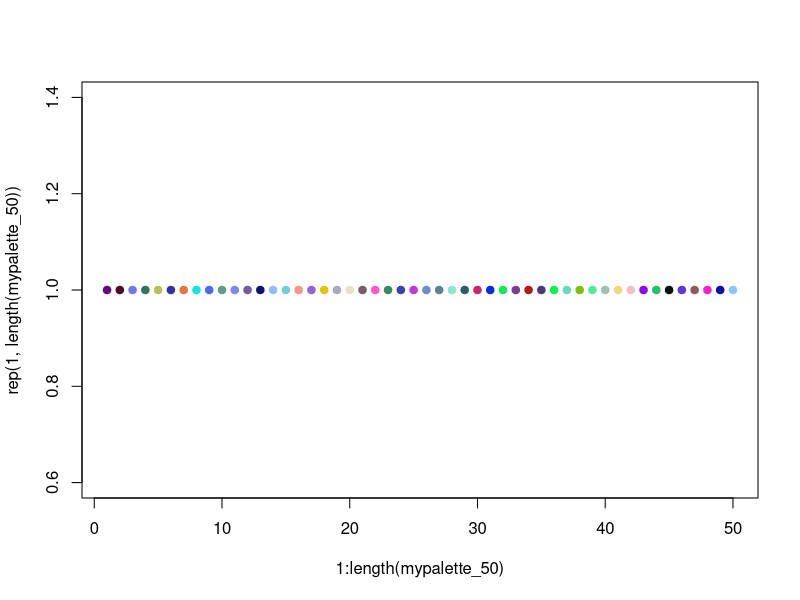

R code for this plot: (Note: this script raises an error after producing the figure.)
#the initial set of metrics

#whole arbor pca metrics
pcawholeMetrics <- c("neuron_name","Soma_Surface_total_sum","N_bifs_total_sum","N_tips_total_sum","Width_total_sum","Height_total_sum","Depth_total_sum","Length_total_sum","EucDistance_avg","EucDistance_max","PathDistance_avg","PathDistance_max","Branch_Order_max","Terminal_degree_avg","Branch_pathlength_avg","Branch_pathlength_max","Contraction_avg","Partition_asymmetry_avg","Bif_ampl_local_avg","Bif_ampl_local_max","Bif_ampl_remote_avg","Bif_ampl_remote_max","Bif_tilt_local_avg","Bif_tilt_local_max","Bif_tilt_remote_avg","Bif_tilt_remote_max","Bif_torque_local_avg", "Bif_torque_local_max","Bif_torque_remote_avg","Bif_torque_remote_max","Helix_max","Fractal_Dim_avg","Fractal_Dim_max")
length(pcawholeMetrics)

#mypalette <- c("magenta","orange","cyan","green","blue","seagreen4","darkorchid","darkcyan","darkmagenta","yellow","black","darkred","violetred4", "pink","darkgreen","darkgrey")
mypalette <- c("red","cyan","orange","black","blue","magenta","green","seagreen4","darkorchid","darkcyan","darkmagenta","yellow","darkred","violetred4", "pink","darkgreen","darkgrey")
alphabets <- c('a','b','c','d','e','f','g','h','i')
zscralphconvers <- c("f","e","a","c","d","b")
rgblim <- 200
rgbrange <- c(0:255)
colors()[c(552,254,26)]
Rcolorchart_100 <- colors()[1:100]
length(Rcolorchart_100)
###test###
test <- c("zero")
test <- append(test, mypalette)
test
mypalette
any(mypalette=="darkred")
#choose 50 random colors after eliminating while shaded ones
mypalette_50 <- c()
cnt <- 50
while(cnt>=1){
  rcol <- sample(0:255, 1)
  gcol <- sample(0:255, 1)
  bcol <- sample(0:255, 1)
  rgbcol <- rgb(rcol, gcol, bcol,maxColorValue=255)
  #make sure that all three rgb values are not >200 at the same time. this will avoid pale white like colors.
  if(rcol>200 & gcol>200 & bcol>200){
    print("skipping color..")
  }else if(!any(mypalette_50==rgbcol)){
    cnt <- cnt - 1
    mypalette_50 <- append(mypalette_50,rgbcol)
  }
}
mypalette_50
plot(x=1:length(mypalette_50),y=rep(1,length(mypalette_50)),pch=19,col=mypalette_50)

mypalette_50 <- colors()[c(76:125, 451:550)]
whitecolgrp <- grep("white",colors())
whitecolgrp
lightcolgrp
probofsampling <- seq(1,50)

sample(76:125, 50, replace=F)
sample(76:125, 50, replace=F, prob=)

colorcode <- function(groupnum, order){
  if(!missing(order))
    colcode <- order
  else
    colcode <- unique(groupnum)
    
  colarr <- c()
  #loop and assign colors to each data point 
  for(i in 1:length(colcode)){
    colarr[groupnum==colcode[i]] <- i
  }
  
  #plot(x=1:16,y=rep(1,16),pch=19,col=mypalette)
  
  unique(colarr)
  return (colarr)
}

alphabetcode <- function(groupnum){
  groupnum <- zscralphconvers[groupnum]
  return(groupnum)
}

  #DendReduced[,"alphclusters"] <- zscralphconvers[DendReduced$classification]
  #alpharr <- c()
  #if(!missing(order)){
    
  #}else
   # for(i in 1:length(groupnum)){
    #  alpharr[groupnum==order[i]] <- i
    #}
  #loop and assign indices to each data point 
  #unique(alpharr)
  #return (alpharr)
#}

#Density function
kde2dplot <- function(d,                # a 2d density computed by kde2D
                      ncol=50,          # the number of colors to use
                      zlim=c(0,max(z)), # limits in z coordinates
                      nlevels=20,       # see option nlevels in contour
                      theta=30,         # see option theta in persp
                      phi=30)           # see option phi in persp
{
  z   <- d$z
  nrz <- nrow(z)
  ncz <- ncol(z)
  
  couleurs  <- tail(topo.colors(trunc(1.4 * ncol)),ncol)
  fcol      <- couleurs[trunc(z/zlim[2]*(ncol-1))+1]
  dim(fcol) <- c(nrz,ncz)
  fcol      <- fcol[-nrz,-ncz]
  
  par(mfrow=c(1,2),mar=c(0.5,0.5,0.5,0.5))
  persp(d,col=fcol,zlim=zlim,theta=theta,phi=phi,zlab="density")
  
  par(mar=c(2,2,2,2))
  image(d,col=couleurs)
  contour(d,add=T,nlevels=nlevels)
  box()
  par(mfrow=c(1,1),mar=c(5.1,4.1,4.1,2.1))
}

#compute distance between two multidimensional vectors
pairwiseMDdist <- function(p,q){
  S <- 0
  for(i in 1:length(p)){
    S <- S +(p[i]-q[i])^2
  }
  dist <- sqrt(S)
  return (dist)
}


editBrainRegionLabels <- function(tmpDf,colname){
  tmpDf[,colname] <- as.character(tmpDf[,colname])
  #replace the groupttl column for brain regions with legend titles
  tmpDf[tmpDf[,colname]== "Control/Hippocampus/Hippocampus" ,colname] <-  "Hippocampus"
  tmpDf[tmpDf[,colname]== "Control/Neocortex/Parietal lobe/Somatosensory" ,colname] <-  "Neocortex/Parietal/S1"
  tmpDf[tmpDf[,colname]== "Control/Neocortex/Parietal lobe/Somatosensory/Barrel" ,colname] <-  "Neocortex/Parietal/S1/Barrel"
  tmpDf[tmpDf[,colname]== "Control/Hippocampus/Hippocampus/CA1" ,colname] <-  "Hippocampus/CA1"
  tmpDf[tmpDf[,colname]== "Control/Neocortex/Parietal lobe/Somatosensory/Others"  ,colname] <-  "Other Neocortex/Parietal/S1"
  tmpDf[tmpDf[,colname]== "Control/Retina/Retina",colname] <-  "Retina"
  tmpDf[tmpDf[,colname]== "Control/Retina/Retina/Ganglion cell layer",colname] <-  "Retina/Ganglion cell layer"
  tmpDf[tmpDf[,colname]== "Control/Hippocampus/Hippocampus/Others",colname] <-  "Other Hippocampus"
  tmpDf[tmpDf[,colname]== "Control/Neocortex/Parietal lobe/Somatosensory/Layer 4",colname] <- "Neocortex/Parietal/S1/L4"
  tmpDf[tmpDf[,colname]== "Control/Olfactory bulb/Olfactory bulb",colname] <-  "Olfactory bulb"
  tmpDf[tmpDf[,colname]== "Control/Neocortex/Parietal lobe/Others",colname] <-"Other Neocortex/Parietal"
  tmpDf[tmpDf[,colname]== "Control/Neocortex/Occipital lobe",colname] <-  "Neocortex/Occipital"
  tmpDf[tmpDf[,colname]== "Control/Neocortex/Frontal lobe/Prefrontal",colname] <-   "Neocortex/Frontal/Prefrontal"
  tmpDf[tmpDf[,colname]== "Control/Neocortex/Frontal lobe/Motor",colname] <- "Neocortex/Frontal/Motor"
  tmpDf[tmpDf[,colname]== "Control/Neocortex/Frontal lobe/Others",colname] <- "Other Neocortex/Frontal"
  tmpDf[tmpDf[,colname]== "Control/Neocortex/Insula",colname] <-  "Neocortex/Insula"
  tmpDf[tmpDf[,colname]== "Control/Neocortex/Others",colname] <-   "Other Neocortex"
  tmpDf[tmpDf[,colname]== "Control/Others",colname] <-  "Other Brain regions"
  print(unique(tmpDf[,colname]))
  return (tmpDf)
}

editCelltypeLabels <- function(tmpDf,colname){
  tmpDf[,colname] <- as.character(tmpDf[,colname])
  #replace the groupttl column for cell types with legend titles
 
  tmpDf[tmpDf[,colname]== "Control/Interneuron/Martinotti cell" ,colname] <-  "Martinotti"
  tmpDf[tmpDf[,colname]== "Control/Principal cell/Pyramidal cell/Others" ,colname] <-  "Other Pyramidal"
  tmpDf[tmpDf[,colname]== "Control/Interneuron/Others"  ,colname] <-  "Other Interneurons"
  tmpDf[tmpDf[,colname]== "Control/Principal cell/Ganglion cell/Others",colname] <-  "Other Ganglion"
  tmpDf[tmpDf[,colname]== "Control/Principal cell/Others",colname] <-  "Other Principal"
  tmpDf[tmpDf[,colname]== "Control/Interneuron/Basket cell",colname] <-  "Basket"
  tmpDf[tmpDf[,colname]== "Control/Principal cell/Granule cell",colname] <-  "Granule"
  tmpDf[tmpDf[,colname]== "Control/Principal cell/Medium spiny cell",colname] <-  "Medium spiny"
  tmpDf[tmpDf[,colname]== "Control/Principal cell/Pyramidal cell/Magnopyramidal",colname] <-  "Magnopyramidal"
  tmpDf[tmpDf[,colname]== "Control/Principal cell/Motoneuron",colname] <-  "Motoneuron"
  tmpDf[tmpDf[,colname]== "Control/Principal cell/Ganglion cell/Monostratified",colname] <-  "Monostratified"
  tmpDf[tmpDf[,colname]== "Control/Axonal terminal/Uniglomerular projection neuron/iPN",colname] <-  "AT/Uniglomerular/iPN"
  tmpDf[tmpDf[,colname]== "Control/Principal cell/Pyramidal cell",colname] <-  "Pyramidal"
  tmpDf[tmpDf[,colname]== "Control/Axonal terminal/Others",colname] <-  "Other AT"
  tmpDf[tmpDf[,colname]== "Control/Axonal terminal/Uniglomerular projection neuron/Others",colname] <-  "Other Uniglomerular PNs"
  print(unique(tmpDf[,colname]))
  return (tmpDf)
}

editspeciesLabels <- function(tmpDf,colname){
  #eliminate NA rows
  tmpDf <- subset(tmpDf,!is.na(tmpDf[,colname]))
  tmpDf[,colname] <- as.character(tmpDf[,colname])
  #replace the groupttl column for brain regions with legend titles
  tmpDf[tmpDf[,colname]== "Control/Rodent/Rat" ,colname] <-  "Rodent/Rat"
  tmpDf[tmpDf[,colname]== "Control/Rodent/Mouse" ,colname] <-  "Rodent/Mouse"
  tmpDf[tmpDf[,colname]== "Control/Primate/Human",colname] <-   "Primate/Human"
  tmpDf[tmpDf[,colname]== "Control/Primate/Monkey",colname] <-  "Primate/Monkey"
  tmpDf[tmpDf[,colname]== "Control/Carnivora/Cat",colname] <-  "Carnivora/Cat"
  tmpDf[tmpDf[,colname]== "Control/Proboscidae/Elephant",colname] <-  "Elephant"
  tmpDf[tmpDf[,colname]== "Control/Bony fishes/Goldfish",colname] <-  "Goldfish"
  tmpDf[tmpDf[,colname]== "Control/Others",colname] <-  "Other species"
  tmpDf[tmpDf[,colname]== "Control/Rodent/Others",colname] <-  "Other Rodents"
  tmpDf[tmpDf[,colname]== "Control/Insects/Blowfly" ,colname] <-  "Insects/Blowfly"  
  tmpDf[tmpDf[,colname]== "Control/Amphibians/Salamander" ,colname] <-  "Amphibians/Salamander"
  tmpDf[tmpDf[,colname]== "Control/Insects/Drosophila" ,colname] <-  "Insects/Drosophila"
  tmpDf[tmpDf[,colname]== "Control/Insects/Cricket" ,colname] <-  "Insects/Cricket"
  
  print(unique(tmpDf[,colname]))
  return (tmpDf)
}

addmocklabels <- function(tmpDf,colname){
  tmpDf[tmpDf[,colname]== "Control/Hippocampus/Hippocampus/CA1" ,colname] <-  "CA1"
  tmpDf[tmpDf[,colname]== "Control/Neocortex/Parietal lobe/Somatosensory/Others"  ,colname] <-  "O S1"
  tmpDf[tmpDf[,colname]== "Control/Retina/Retina",colname] <-  "R"
  tmpDf[tmpDf[,colname]== "Control/Hippocampus/Hippocampus/Others",colname] <-  "O H"
  tmpDf[tmpDf[,colname]== "Control/Neocortex/Parietal lobe/Somatosensory/Layer 4",colname] <- "L4"
  tmpDf[tmpDf[,colname]== "Control/Olfactory bulb/Olfactory bulb",colname] <-  "OB"
  tmpDf[tmpDf[,colname]== "Control/Neocortex/Parietal lobe/Others",colname] <-"O P"
  tmpDf[tmpDf[,colname]== "Control/Neocortex/Occipital lobe",colname] <-  "Occ"
  tmpDf[tmpDf[,colname]== "Control/Neocortex/Frontal lobe/Prefrontal",colname] <-   "Pr"
  tmpDf[tmpDf[,colname]== "Control/Neocortex/Frontal lobe/Motor",colname] <-   "Mr"
  tmpDf[tmpDf[,colname]== "Control/Neocortex/Frontal lobe/Others",colname] <-   "O Fr"
  tmpDf[tmpDf[,colname]== "Control/Neocortex/Others",colname] <-   "O N"
  tmpDf[tmpDf[,colname]== "Control/Others",colname] <-  "O Br"
  print(unique(tmpDf[,colname]))
  return (tmpDf)
}

cores <- function() {
  
  par(mar=c(0,0,0,0),mgp=c(0,0,0))
  plot(c(0:24),type='n') 
  c <- 0
  
  mouse <- function(b, x, y) {
    x <- as.integer(x*26)
    y <- as.integer(y*26)
    print(colors()[(x+26*y) %% 657 + 1])
    return()
  } 
  k <- colours()[(1:26^2 - 1) %% 657 + 1]
  for (i in 1:26) {
    for (j in 1:26) {
      c <- c+1
      polygon(c(j,j,j-1,j-1),c(i,i-1,i-1,i)-1,col=k[(c-1) %% 657 + 1])
    }
  }
  getGraphicsEvent('Click on a colour!',onMouseDown=mouse)
  
}


#plot cluster
clustercolorcode <- function(subgrpDf,grpnum){
  colcode <- unique(subgrpDf[,grpnum])
  colarr <- c()
  #loop and assign colors to each data point for max 15 colors
  for(i in 1:15){
    colarr[subgrpDf[,grpnum]==colcode[i]] <- i
  }
  print(unique(colarr))
  return(colarr)
}
 
#make 4D groupnum
addmixedgrpcol <- function(mixedgrpsDf, hybrid3pcaDf){
  #the data frame to be returned is first initialized tohybrid3pcaDf
  resDf <- data.frame()
  #assign groupnums to 
  for(i in 1:nrow(mixedgrpsDf)){
    print(paste(mixedgrpsDf[i,"archive_name"], mixedgrpsDf[i,"ct_groupttl"],mixedgrpsDf[i,"br_groupttl"],mixedgrpsDf[i,"sp_groupttl"]))
    #condition to select a specific subgroup of hybrid3pcaDf
    mxdcond <-hybrid3pcaDf$archive_name == mixedgrpsDf[i,"archive_name"] & 
     hybrid3pcaDf$ct_groupttl == mixedgrpsDf[i,"ct_groupttl"] &
     hybrid3pcaDf$br_groupttl == mixedgrpsDf[i,"br_groupttl"] &
     hybrid3pcaDf$sp_groupttl == mixedgrpsDf[i,"sp_groupttl"]
    #print(mxdcond)
    tmp <- data.frame()  
    tmp <- subset(hybrid3pcaDf, rownames(hybrid3pcaDf)%in%rownames(subset(hybrid3pcaDf, mxdcond)))
    #tmp2 <- subset(hybrid3pcaDf[,c(1:32,65:70)], rownames(dendriteReduced)%in%rownames(subset(hybrid3pcaDf, mxdcond)))
    if(length(tmp)>0){
      tmp["mxdgroupnum"] <- i #add the mxdgroupnum
      #tmp <- cbind(tmp,tmp2) #add metadata to PCA matrix
    }
    resDf <- rbind(resDf,tmp)
    
  }
  print(dim(resDf))
  print(colnames(resDf))
  print(unique(resDf$mxdgroupnum))
  
  return(resDf)
}